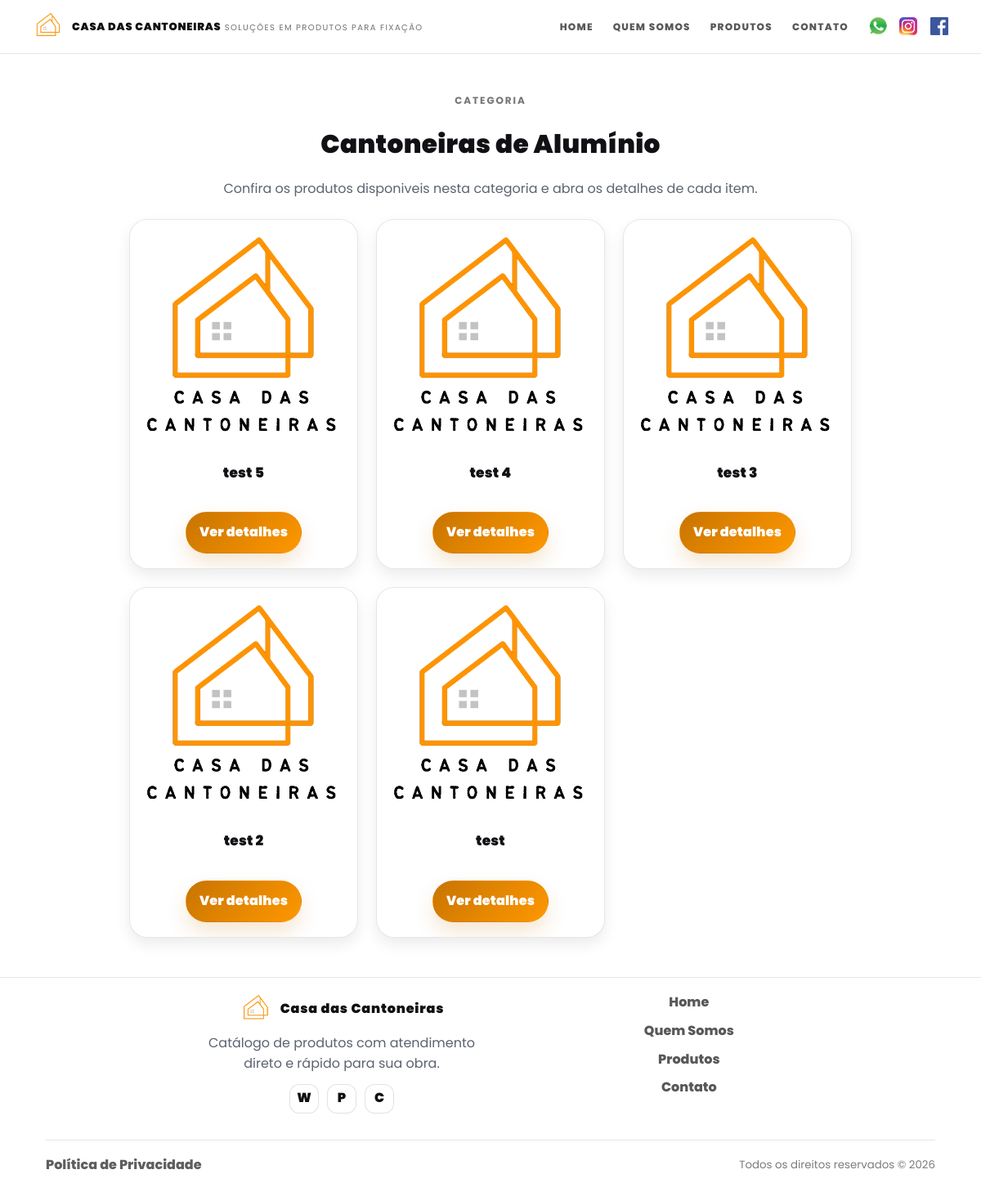
Page /categorias/cantoneiras-de-aluminio on the committed database.
### models.py (models this page shows)
class Categoria(Base):
    __tablename__ = "categorias"
    id = Column(Integer, primary_key=True, index=True)
    slug = Column(String(120), nullable=False, unique=True, index=True)
    nome = Column(String(120), nullable=False)
    nome_exibicao = Column(String(120), nullable=False)
    subtitulo_exibicao = Column(String(120), nullable=True)
    imagem_url = Column(String, nullable=True)
    imagem_mime = Column(String(64), nullable=True)
    imagem_bytes = Column(LargeBinary, nullable=True)
    imagem_sha256 = Column(String(64), nullable=True)
    ordem_exibicao = Column(Integer, nullable=False, default=0, server_default="0")
    criado_em = Column(DateTime(timezone=True), server_default=func.now())
    atualizado_em = Column(DateTime(timezone=True), server_default=func.now(), onupdate=func.now())

class Produto(Base):
    __tablename__ = "produtos"
    id = Column(Integer, primary_key=True, index=True)
    nome = Column(String(120), nullable=False)
    resumo_curto = Column(Text, nullable=True)
    categoria_slug = Column(String(80), nullable=True)
    subcategoria_slug = Column(String(80), nullable=True)
    imagem_url = Column(String, nullable=True)
    imagem_mime = Column(String(64), nullable=True)
    imagem_bytes = Column(LargeBinary, nullable=True)
    imagem_sha256 = Column(String(64), nullable=True)
    imagem_medidas_mime = Column(String(64), nullable=True)
    imagem_medidas_bytes = Column(LargeBinary, nullable=True)
    imagem_medidas_sha256 = Column(String(64), nullable=True)
    imagem_extra_mime = Column(String(64), nullable=True)
    imagem_extra_bytes = Column(LargeBinary, nullable=True)
    imagem_extra_sha256 = Column(String(64), nullable=True)
    criado_em = Column(DateTime(timezone=True), server_default=func.now())
    atualizado_em = Column(DateTime(timezone=True), server_default=func.now(), onupdate=func.now())

### main.py (the view)
@app.get("/categorias/{slug}", response_class=HTMLResponse)
def categoria_detalhe(slug: str, request: Request, db: Session = Depends(get_db)):
    catalogo = _catalogo_index(db)
    categoria = catalogo["categorias_por_slug"].get(slug)
    if not categoria:
        raise HTTPException(status_code=404, detail="Categoria nao encontrada")
    subcategorias = catalogo["subcategorias_por_categoria"].get(slug, [])
    produtos_db = [] if subcategorias else crud.get_produtos(db, categoria_slug=slug)
    whatsapp_link = gerar_link_whatsapp_text(f"Ola! Tenho interesse na categoria {categoria['nome']}.")
    return templates.TemplateResponse(
        "categoria.html",
        {
            "request": request,
            "categoria": categoria,
            "produtos": [
                _produto_view(
                    produto,
                    categorias_por_slug=catalogo["categorias_por_slug"],
                    subcategorias_por_chave=catalogo["subcategorias_por_chave"],
                )
                for produto in produtos_db
            ],
            "subcategorias": subcategorias,
            "subcategoria_atual": None,
            "whatsapp_numero": telefone_visivel(),
            "whatsapp_link": whatsapp_link,
        },
    )

### templates/categoria.html (shortened to what this page needs)
{% extends "base_new.html" %}
{% block body_class %}home-ref{% endblock %}
{% block content %}
<section class="category-page">
  <div class="section-container">
    <div class="category-page__hero">
      <p class="kicker">{% if subcategoria_atual %}Subcatalogo{% else %}Categoria{% endif %}</p>
      {% if subcategoria_atual %}
      <p class="category-page__breadcrumb">
        <a href="/categorias/{{ categoria.slug }}">{{ categoria.nome_exibicao }}</a>
        {% if categoria.subtitulo_exibicao %}
        <span>/ {{ categoria.subtitulo_exibicao }}</span>
        {% endif %}
      </p>
      <h1 class="heading-section">{{ subcategoria_atual.nome_exibicao }}</h1>
      {% else %}
      <h1 class="heading-section">{{ categoria.nome_exibicao }}</h1>
      {% endif %}
      <p class="muted">
        {% if subcategoria_atual %}
        Confira os produtos disponiveis nesta linha.
        {% elif subcategorias %}
        Escolha um subcatalogo para acessar os produtos internos desta linha.
        {% elif produtos %}
        Confira os produtos disponiveis nesta categoria e abra os detalhes de cada item.
        {% else %}
        Esta pagina ja esta pronta para receber produtos dessa categoria pelo painel administrativo.
        {% endif %}
      </p>
    </div>
    {% if produtos %}
    <section class="products-modern category-products">
      <div class="grid-produtos" id="produtosGrid">
        {% for p in produtos %}
        <div class="card-produto">
          <div class="card-image-container">
            <img
              src="{{ p.imagem_url or '/static/images/placeholder.png' }}"
              alt="{{ p.nome }}"
              class="card-image"
              onerror="this.src='/static/images/placeholder.png'"
            >
          </div>
          <div class="card-content">
            <h3 class="card-title">{{ p.nome }}</h3>
            {% if not subcategoria_atual %}
            <div class="card-actions card-actions--single">
              <a href="/produto/{{ p.id }}" class="btn-product">Ver detalhes</a>
            </div>
            {% endif %}
          </div>
        </div>
        {% endfor %}
      </div>
    </section>
    {% endif %}
  </div>
</section>
{% endblock %}

### static/css/site.css (style rules this page uses)
:root { --bg: #ffffff; --surface: #ffffff; --text: #101114; --muted: #5c6270; --line: rgba(16,17,20,0.10); --brand: #c87400; --brand-2: #ff9800; --brand-ink: #1a1a1a; --radius-sm: 10px; --radius-md: 16px; --radius-lg: 22px; --shadow-sm: 0 8px 18px rgba(16,17,20,0.08); --shadow-md: 0 18px 45px rgba(16,17,20,0.12); --container: 1200px; --space-1: 6px; --space-2: 10px; --space-3: 14px; --space-4: 18px; --space-5: 24px; --space-6: 32px; --space-7: 48px; --space-8: 72px; --h1: clamp(34px, 3.6vw, 52px); --h2: clamp(26px, 2.6vw, 38px); --h3: 20px; --base: 16px; --small: 14px; --mobile-nav-breakpoint: 1020px; --laranja: var(--brand); --laranja-claro: #ffe8c6; --cinza-medio: rgba(16,17,20,0.16); --cinza-escuro: var(--text); --transition-fast: all .12s ease; }
* { box-sizing: border-box; }
html, body { height: 100%; }
body { margin: 0; font-family: "Poppins", system-ui, -apple-system, Segoe UI, Roboto, Arial, sans-serif; font-size: var(--base); line-height: 1.55; color: var(--text); background: var(--bg); }
.neo-container, .section-container { width: min(100% - 32px, var(--container)); margin-inline: auto; text-align: center; }
img { max-width: 100%; height: auto; display: block; }
a { color: inherit; text-decoration: none; }
.kicker { letter-spacing: 0.16em; text-transform: uppercase; font-weight: 700; font-size: 12px; color: rgba(16,17,20,0.58); margin: 0 0 var(--space-3); }
.heading-section { margin: 0 0 var(--space-4); font-size: var(--h2); font-weight: 900; letter-spacing: 0.01em; width: 100%; margin-top: 20px; }
.muted { margin: 0; color: var(--muted); padding: 0%; }
.section-container { width: min(100% - 32px, var(--container)); margin-inline: auto; padding-inline: 0; }
.products-modern { padding-block: var(--space-7); border-top: 1px solid var(--line); }
.grid-produtos { display: grid; grid-template-columns: repeat(4, 1fr); gap: 22px; }
.card-produto { background: #fff; border: 1px solid rgba(16,17,20,0.10); border-radius: var(--radius-lg); overflow: hidden; box-shadow: var(--shadow-sm); display: flex; flex-direction: column; min-height: 100%; transition: transform .16s ease, box-shadow .16s ease, border-color .16s ease; }
.card-image-container { position: relative; height: 280px; background: rgba(16,17,20,0.03); }
.card-image { width: 100%; height: 100%; object-fit: cover; object-position: center; }
.card-content { padding: 18px; display: flex; flex-direction: column; align-items: center; gap: 14px; flex: 1; }
.card-title { margin: 0; font-weight: 950; font-size: 17px; letter-spacing: 0.01em; min-height: 2.7em; line-height: 1.35; }
.card-actions { margin-top: auto; display: grid; grid-template-columns: 1fr 1fr; gap: 10px; }
.card-actions--single { grid-template-columns: 1fr; }
.btn-product { width: 100%; display: inline-flex; align-items: center; justify-content: center; gap: 8px; border-radius: 999px; border: 1px solid transparent; min-height: 48px; padding: 12px 16px; font-weight: 900; letter-spacing: 0.01em; background: linear-gradient(135deg, var(--brand) 0%, var(--brand-2) 100%); color: #fff; box-shadow: 0 12px 24px rgba(200,116,0,0.18); transition: transform .12s ease, box-shadow .12s ease, filter .12s ease; }
.category-page { padding-block: var(--space-7); }
.category-page__hero { width: min(100%, 760px); margin: 0 auto var(--space-5); }
.category-products { padding-block: 0; border-top: 0; }
.category-page .category-products .grid-produtos { grid-template-columns: repeat(auto-fit, minmax(min(100%, 260px), 280px)); justify-content: center; }

### rows in the picture
Categoria: nome_exibicao "Cantoneiras de Alumínio"
Produto: nome "test 5"
Produto: nome "test 4"
Produto: nome "test 3"
Produto: nome "test 2"
Produto: nome (placeholder picture), nome "test"
